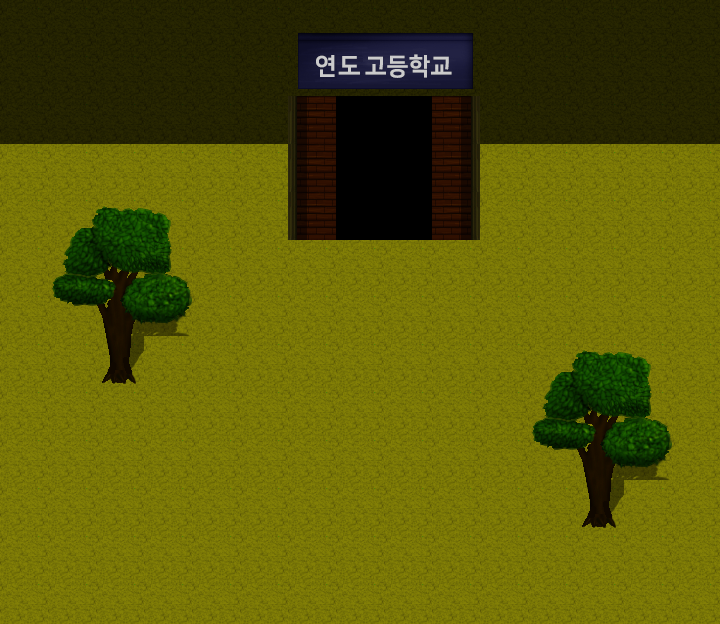

This game map was drawn from its Tiled (.tmx) file and the tilesets committed beside it. A one-line description and the full map source follow:
An orthogonal 15x13 tile map with 48x48 px tiles, 3 tile layers (Tile Layer 1, Tile Layer 2, Tile Layer 3), 3 tilesets and 11 objects.

<map version="1.2" tiledversion="1.2.3" orientation="orthogonal" renderorder="right-down" width="15" height="13" tilewidth="48" tileheight="48" infinite="0" nextlayerid="6" nextobjectid="17">
 <tileset firstgid="1" source="tileSet_A.tsx" />
 <tileset firstgid="129" source="tileSet_B.tsx" />
 <tileset firstgid="385" source="School_C.tsx" />
 <layer id="2" name="Tile Layer 1" width="15" height="13">
  <properties>
   <property name="unity:sortingLayerName" value="Background" />
  </properties>
  <data encoding="csv">
117,117,117,117,117,117,117,117,117,117,117,117,117,117,117,
117,117,117,117,117,117,117,117,117,117,117,117,117,117,117,
117,117,117,117,117,117,117,117,117,117,117,117,117,117,117,
114,106,106,106,106,106,106,106,106,106,106,106,106,106,106,
114,114,106,106,106,106,106,106,106,106,106,106,106,106,106,
106,114,114,114,114,106,106,106,106,106,106,106,106,106,106,
106,106,106,106,114,114,114,106,106,106,106,106,106,106,106,
106,106,106,106,106,106,106,106,106,106,106,106,106,106,106,
106,106,106,106,106,106,106,106,106,106,106,106,106,106,106,
106,106,106,106,106,106,106,106,106,106,106,106,106,106,106,
106,106,106,106,106,106,106,106,106,106,106,106,106,106,106,
106,106,106,106,106,106,106,106,106,106,106,106,106,106,106,
106,106,106,106,106,106,106,106,106,106,106,106,106,106,106
</data>
 </layer>
 <layer id="3" name="Tile Layer 2" width="15" height="13">
  <properties>
   <property name="unity:sortingLayerName" value="Object" />
  </properties>
  <data encoding="csv">
0,0,0,0,0,0,413,414,415,416,0,0,0,0,0,
0,0,0,0,0,0,421,422,423,424,0,0,0,0,0,
0,0,0,0,0,0,396,439,439,2147484044,0,0,0,0,0,
0,0,0,0,0,0,396,439,439,2147484044,0,0,0,0,0,
0,0,0,0,0,0,396,439,439,2147484044,0,0,0,0,0,
0,0,0,0,0,0,0,0,0,0,0,0,0,0,0,
0,0,0,0,0,0,0,0,0,0,0,0,0,0,0,
0,0,178,0,0,0,0,0,0,0,0,0,0,0,0,
0,0,0,0,0,0,0,0,0,0,0,0,0,0,0,
0,0,0,0,0,0,0,0,0,0,0,0,0,0,0,
0,0,0,0,0,0,0,0,0,0,0,0,178,0,0,
0,0,0,0,0,0,0,0,0,0,0,0,0,0,0,
0,0,0,0,0,0,0,0,0,0,0,0,0,0,0
</data>
 </layer>
 <layer id="4" name="Tile Layer 3" width="15" height="13">
  <properties>
   <property name="unity:sortingLayerName" value="aboveObject" />
  </properties>
  <data encoding="csv">
0,0,0,0,0,0,0,0,0,0,0,0,0,0,0,
0,0,0,0,0,0,0,0,0,0,0,0,0,0,0,
0,0,0,0,0,0,0,0,0,0,0,0,0,0,0,
0,0,0,0,0,0,0,0,0,0,0,0,0,0,0,
0,129,130,131,0,0,0,0,0,0,0,0,0,0,0,
0,145,146,147,0,0,0,0,0,0,0,0,0,0,0,
0,161,162,163,0,0,0,0,0,0,0,0,0,0,0,
0,0,0,0,0,0,0,0,0,0,0,129,130,131,0,
0,0,0,0,0,0,0,0,0,0,0,145,146,147,0,
0,0,0,0,0,0,0,0,0,0,0,161,162,163,0,
0,0,0,0,0,0,0,0,0,0,0,0,0,0,0,
0,0,0,0,0,0,0,0,0,0,0,0,0,0,0,
0,0,0,0,0,0,0,0,0,0,0,0,0,0,0
</data>
 </layer>
 <objectgroup id="5" name="Object Layer 1">
  <object id="2" x="96" y="336" width="48" height="48" />
  <object id="3" x="576" y="480" width="48" height="48" />
  <object id="4" x="432" y="96" width="48" height="144" />
  <object id="6" x="288" y="96" width="48" height="144" />
  <object id="9" x="0" y="0" width="288" height="144" />
  <object id="10" x="480" y="0" width="240" height="144" />
  <object id="11" x="288" y="0" width="192" height="96" />
  <object id="12" x="0" y="-48" width="720" height="48" />
  <object id="14" x="720" y="-48" width="48" height="672" />
  <object id="15" x="-48" y="-48" width="48" height="672" />
  <object id="16" x="-48" y="624" width="816" height="48">
   <properties>
    <property name="unity:layer" value="Nopassing" />
   </properties>
  </object>
 </objectgroup>
</map>
